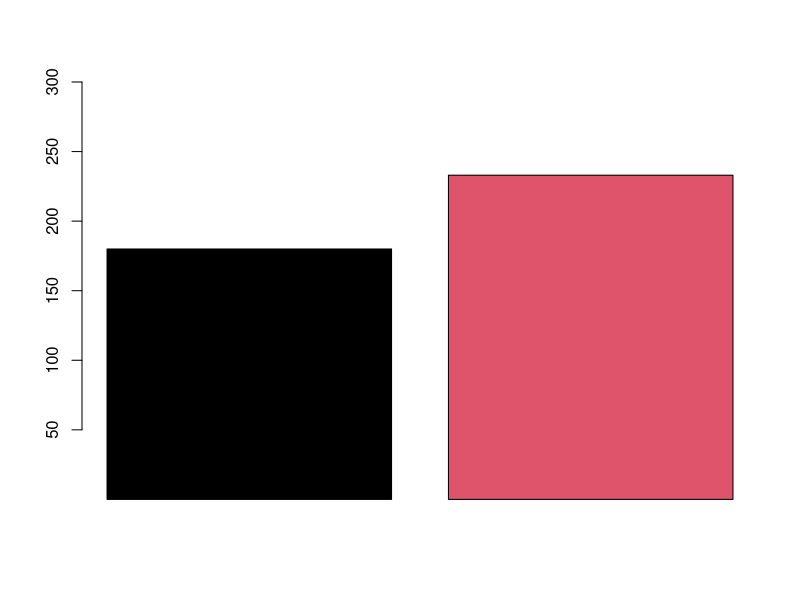

R code for this plot:
c<-c(180,233)
png(file="My_plot.png",  width = 500, height = 500)

barplot(c, name.args = 'Water and Others', col = c(1,2),ylim=c(1,300))

dev.off()
